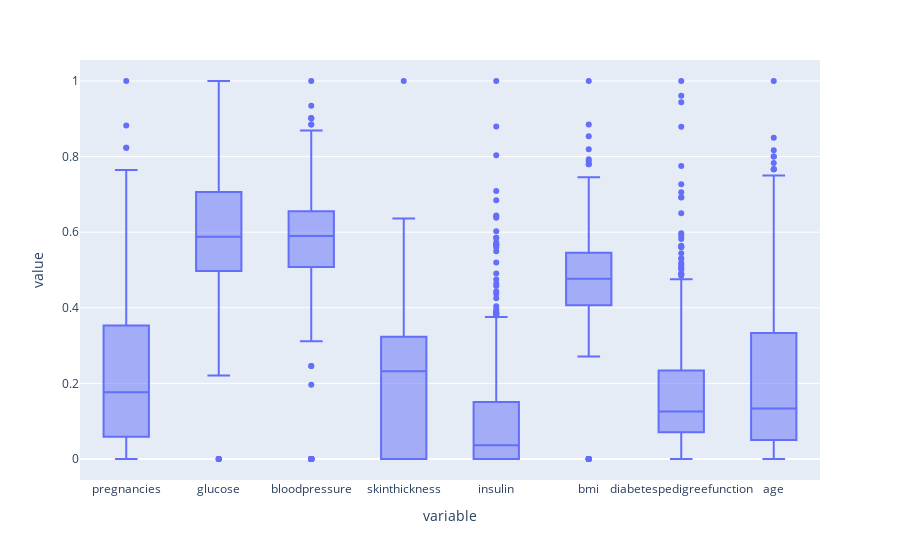

Notebook code cell kept with this figure:
### Code cell
px.box(normalised_min_max_X)

### Figure 1 — Plotly figure (JSON) as saved in the notebook; plotly's stock layout.template omitted (floating-point values rounded to 4 significant figures; data arrays with more than 128 entries replaced by an {"elided": "..."} marker saying what was removed)
{"data": [{"alignmentgroup": "True", "hovertemplate": "variable=%{x}<br>value=%{y}<extra></extra>", "legendgroup": "", "marker": {"color": "#636efa"}, "name": "", "notched": false, "offsetgroup": "", "orientation": "v", "showlegend": false, "type": "box", "x": {"elided": "6144 str values"}, "x0": " ", "xaxis": "x", "y": {"elided": "6144 float values"}, "y0": " ", "yaxis": "y"}], "layout": {"boxmode": "group", "legend": {"tracegroupgap": 0}, "margin": {"t": 60}, "xaxis": {"anchor": "y", "domain": [0, 1], "title": {"text": "variable"}}, "yaxis": {"anchor": "x", "domain": [0, 1], "title": {"text": "value"}}}}
